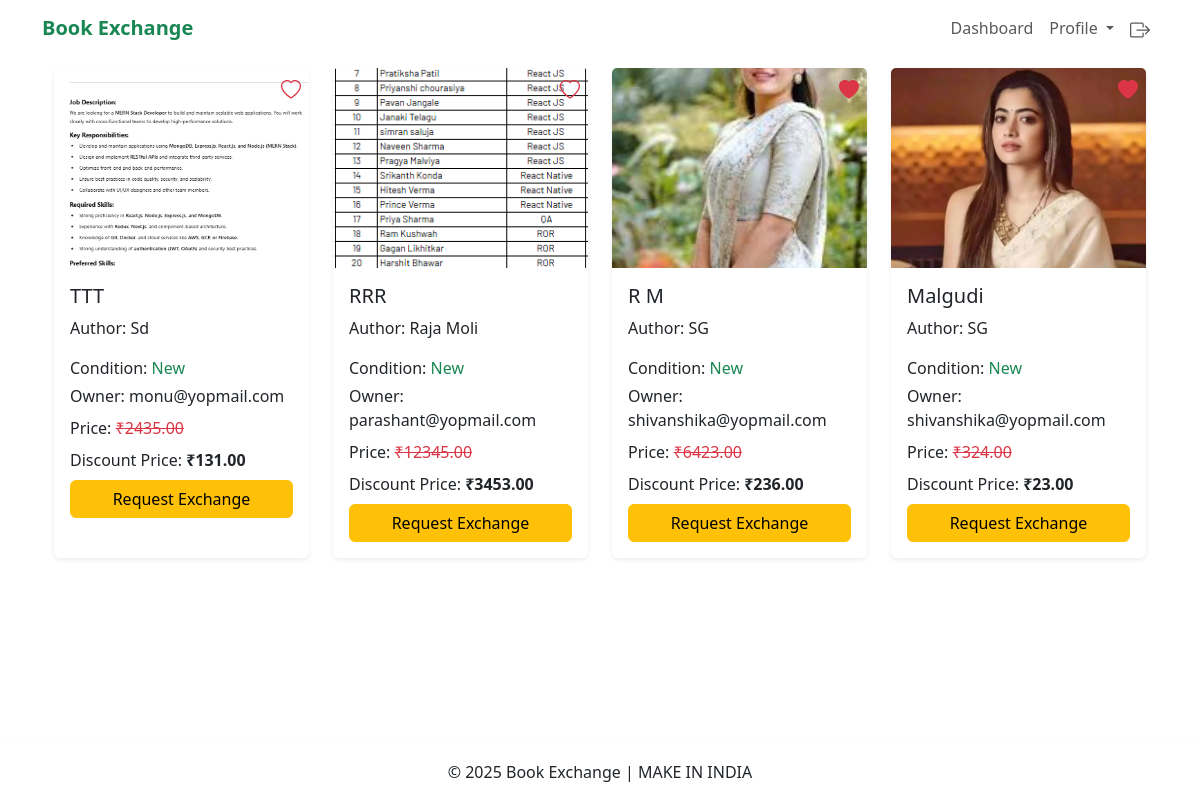
/ (signed in), run on the app's committed database.
### books/models.py (models this page shows, shortened)
class Book(models.Model):
  id = models.AutoField(primary_key=True)
  user = models.ForeignKey(settings.AUTH_USER_MODEL, on_delete=models.CASCADE, related_name='books')
  title = models.CharField(max_length=255)
  description = models.TextField()
  author = models.CharField(max_length=255)
  total_price = models.DecimalField(max_digits=8, decimal_places=2)
  discount_price = models.DecimalField(max_digits=8, decimal_places=2, blank=True, null=True)
  condition = models.CharField(max_length=20, choices=CONDITION_CHOICES, default='new')  # 👈 Add this line
  image = models.ImageField(upload_to='book_images/', blank=True, null=True)
  created_at = models.DateTimeField(auto_now_add=True)

### accounts/models.py (models this page shows)
class Account(AbstractBaseUser, PermissionsMixin):
  email = models.EmailField(unique=True)
  is_active = models.BooleanField(default=True)
  is_staff = models.BooleanField(default=False)
  date_joined = models.DateTimeField(default=timezone.now)  # Add this field
  termsandconditions_and_privacy_policy = models.BooleanField(default=False)
  marketing_mail = models.BooleanField(default=False)
  USERNAME_FIELD = 'email'
  REQUIRED_FIELDS = []  # You can add other required fields here
  objects = AccountManager()
  groups = models.ManyToManyField('auth.Group', related_name='account_groups', blank=True)
  user_permissions = models.ManyToManyField('auth.Permission', related_name='account_user_permissions', blank=True )
  def __str__(self):
    return self.email

### accounts/middlewares.py (the view)
  def wrapped_view(request, *args, **kwargs):
    if request.user.is_authenticated == False:
      return redirect('login')
    return view_function(request, *args, **kwargs)

### accounts/views.py (called while the page is built)
@auth
def dashboard(request):
  books = Book.objects.exclude(user=request.user).order_by('-id')
  favorite_books = Favorite.objects.filter(user=request.user).values_list('book_id', flat=True)
  return render(request, 'dashboard/index.html',
                { 'year': datetime.now().year, 'books': books, 'user_favorites': favorite_books })

### templates/dashboard/index.html (shortened to what this page needs)
{% extends 'base.html' %}
{% load static %}
{% block content %}
<div class="container py-1">
  <div class="row g-4">
    {% if books %}
    {% for book in books %}
    <div class="col-md-6 col-lg-3">
      <div class="card book-card shadow-sm border-0 h-100">
        <div class="position-relative">
          <a href="{% url 'show' book.id %}">
            {% if book.image %}
            <img src="{{ book.image.url }}" class="card-img-top" style="height: 200px; object-fit: cover;"
              alt="{{ book.title }}">
            {% else %}
            <img src="{% static 'images/no_image.avif' %}" class="card-img-top" style="height: 200px;" alt="No image">
            {% endif %}
          </a>
          <a href="{% url 'toggle_favorite' book.id %}" class="position-absolute top-0 end-0 m-2 text-danger"
            style="z-index: 10;">
            {% if book.id in user_favorites %}
            <svg xmlns="http://www.w3.org/2000/svg" width="20" height="20" fill="currentColor" class="bi bi-heart-fill"
              viewBox="0 0 16 16">
              <path fill-rule="evenodd" d="M8 1.314C12.438-3.248 23.534 4.735 8 15-7.534 4.736 3.562-3.248 8 1.314" />
            </svg>
            {% endif %}
          </a>
          <div class="card-body position-relative">
            <h5 class="card-title">{{ book.title }}</h5>
            <p>Author: {{ book.author|capfirst }}</p>
            <p class="mb-1">Condition: <span class="text-success">{{ book.condition|capfirst }}</span></p>
            <p class="card-title">Owner: {{ book.user }}</p>
            <p class="card-title">
              Price: <del class="text-danger">₹{{ book.total_price }}</del>
            </p>
            {% if book.discount_price %}
            <p class="card-title">Discount Price: <strong>₹{{ book.discount_price }}</strong></p>
            {% endif %}
            <button class="btn btn-warning w-100 position-relative" style="z-index: 2;">Request Exchange</button>
          </div>
        </div>
      </div>
    </div>
    {% endfor %}
    {% else %}
    <p class="text-center">No books available.</p>
    {% endif %}
  </div>
</div>
{% endblock %}

### templates/base.html (shortened to what this page needs)
{% load django_bootstrap5 %}
<!DOCTYPE html>
<html lang="en">
<head>
  {% bootstrap_css %}
</head>
<body>
  {% include 'includes/_navbar.html' %}
  <div class="container mt-2 mb-5">
    {% block content %}{% endblock %}
    <br>
  </div>
  {% include 'includes/_footer.html' %}
</body>
</html>

### templates/includes/_navbar.html (shortened to what this page needs)
<nav class="navbar navbar-expand-lg">
  <div class="container">
    <a class="navbar-brand fw-bold text-success" href="{% url 'dashboard' %}">Book Exchange</a>
    <div class="collapse navbar-collapse justify-content-end" id="navbarNav">
      <ul class="navbar-nav">
        <li class="nav-item"><a class="nav-link" href="{% url 'dashboard' %}">Dashboard</a></li>
        {% if user.is_authenticated %}
        <li class="nav-item dropdown">
          <a class="nav-link dropdown-toggle" href="#" id="navbarDropdown" role="button" data-bs-toggle="dropdown"
            aria-expanded="false">
            Profile
          </a>
        </li>
        <li class="nav-item">
          <a class="nav-link" href="{% url 'logout' %}" title="Logout">
          </a>
        </li>
        {% endif %}
      </ul>
    </div>
  </div>
</nav>

### templates/includes/_footer.html
<footer class="bg-white mt-5 fixed-bottom text-center py-3 shadow-sm">
  <div class="container">
    <p class="mb-0">&copy; {{ year }} Book Exchange | MAKE IN INDIA</p>
  </div>
</footer>

### templates/dashboard/index.html (style rules this page uses)
.book-card { transition: transform 0.3s ease, filter 0.3s ease; position: relative; }

### data on the page
Book: image (picture), title "TTT", author "Sd", condition "New", user "monu@yopmail.com", total_price "2435.00", discount_price "131.00"
Book: image (picture), title "RRR", author "Raja Moli", condition "New", user "parashant@yopmail.com", total_price "12345.00", discount_price "3453.00"
Book: image (picture), title "R M", author "SG", condition "New", user "shivanshika@yopmail.com", total_price "6423.00", discount_price "236.00"
Book: image (picture), title "Malgudi", author "SG", condition "New", user "shivanshika@yopmail.com", total_price "324.00", discount_price "23.00"
